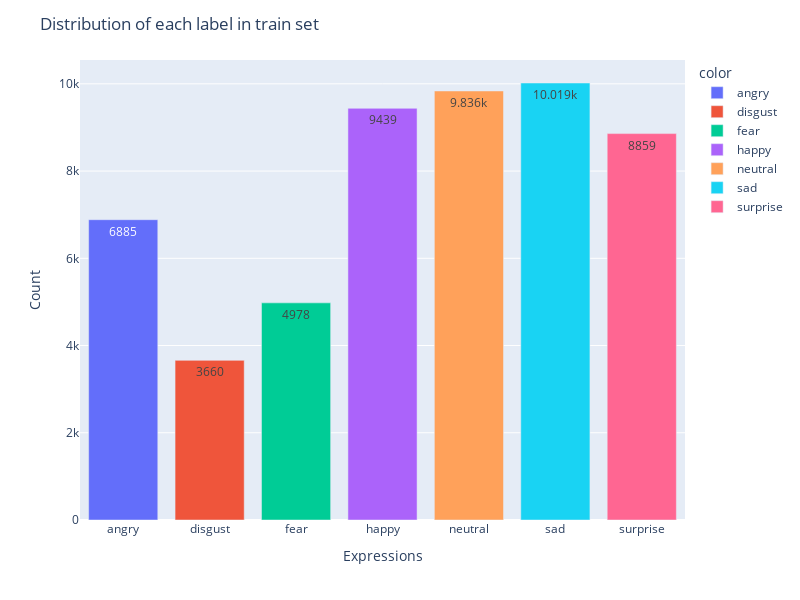

The code cell stored with this chart in its notebook:
### Markdown cell above
# Distribution of classes in each set

### Code cell
labels = ["angry", "disgust", "fear", "happy", "neutral", "sad", "surprise"]
class_count_in_train_set = np.sum(y_train, axis=0)

fig = px.bar(x=labels, y=class_count_in_train_set, color=labels)

fig.update_layout(
    title="Distribution of each label in train set",
    xaxis_title="Expressions",
    yaxis_title="Count",
    height=600,
    width=800,
)

fig.update_traces(texttemplate="%{y}", textposition="inside")

fig.show()

### Figure 1 — Plotly figure (JSON) as saved in the notebook; plotly's stock layout.template omitted (floating-point values rounded to 4 significant figures)
{"data": [{"alignmentgroup": "True", "hovertemplate": "color=angry<br>x=%{x}<br>y=%{y}<extra></extra>", "legendgroup": "angry", "marker": {"color": "#636efa", "pattern": {"shape": ""}}, "name": "angry", "offsetgroup": "angry", "orientation": "v", "showlegend": true, "textposition": "inside", "texttemplate": "%{y}", "type": "bar", "x": ["angry"], "xaxis": "x", "y": [6885], "yaxis": "y"}, {"alignmentgroup": "True", "hovertemplate": "color=disgust<br>x=%{x}<br>y=%{y}<extra></extra>", "legendgroup": "disgust", "marker": {"color": "#EF553B", "pattern": {"shape": ""}}, "name": "disgust", "offsetgroup": "disgust", "orientation": "v", "showlegend": true, "textposition": "inside", "texttemplate": "%{y}", "type": "bar", "x": ["disgust"], "xaxis": "x", "y": [3660], "yaxis": "y"}, {"alignmentgroup": "True", "hovertemplate": "color=fear<br>x=%{x}<br>y=%{y}<extra></extra>", "legendgroup": "fear", "marker": {"color": "#00cc96", "pattern": {"shape": ""}}, "name": "fear", "offsetgroup": "fear", "orientation": "v", "showlegend": true, "textposition": "inside", "texttemplate": "%{y}", "type": "bar", "x": ["fear"], "xaxis": "x", "y": [4978], "yaxis": "y"}, {"alignmentgroup": "True", "hovertemplate": "color=happy<br>x=%{x}<br>y=%{y}<extra></extra>", "legendgroup": "happy", "marker": {"color": "#ab63fa", "pattern": {"shape": ""}}, "name": "happy", "offsetgroup": "happy", "orientation": "v", "showlegend": true, "textposition": "inside", "texttemplate": "%{y}", "type": "bar", "x": ["happy"], "xaxis": "x", "y": [9439], "yaxis": "y"}, {"alignmentgroup": "True", "hovertemplate": "color=neutral<br>x=%{x}<br>y=%{y}<extra></extra>", "legendgroup": "neutral", "marker": {"color": "#FFA15A", "pattern": {"shape": ""}}, "name": "neutral", "offsetgroup": "neutral", "orientation": "v", "showlegend": true, "textposition": "inside", "texttemplate": "%{y}", "type": "bar", "x": ["neutral"], "xaxis": "x", "y": [9836], "yaxis": "y"}, {"alignmentgroup": "True", "hovertemplate": "color=sad<br>x=%{x}<br>y=%{y}<extra></extra>", "legendgroup": "sad", "marker": {"color": "#19d3f3", "pattern": {"shape": ""}}, "name": "sad", "offsetgroup": "sad", "orientation": "v", "showlegend": true, "textposition": "inside", "texttemplate": "%{y}", "type": "bar", "x": ["sad"], "xaxis": "x", "y": [10019], "yaxis": "y"}, {"alignmentgroup": "True", "hovertemplate": "color=surprise<br>x=%{x}<br>y=%{y}<extra></extra>", "legendgroup": "surprise", "marker": {"color": "#FF6692", "pattern": {"shape": ""}}, "name": "surprise", "offsetgroup": "surprise", "orientation": "v", "showlegend": true, "textposition": "inside", "texttemplate": "%{y}", "type": "bar", "x": ["surprise"], "xaxis": "x", "y": [8859], "yaxis": "y"}], "layout": {"barmode": "relative", "height": 600, "legend": {"title": {"text": "color"}, "tracegroupgap": 0}, "margin": {"t": 60}, "title": {"text": "Distribution of each label in train set"}, "width": 800, "xaxis": {"anchor": "y", "domain": [0, 1], "title": {"text": "Expressions"}}, "yaxis": {"anchor": "x", "domain": [0, 1], "title": {"text": "Count"}}}}
